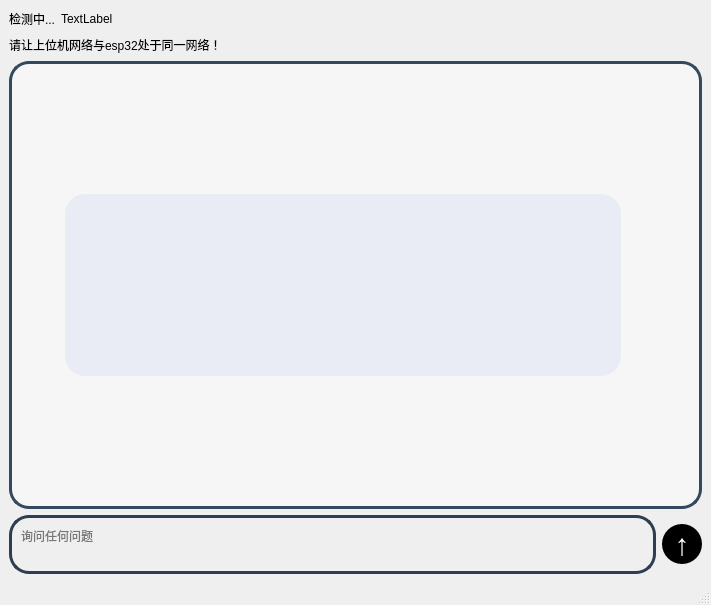
<?xml version="1.0" encoding="UTF-8"?>
<ui version="4.0">
 <class>MainWindow</class>
 <widget class="QMainWindow" name="MainWindow">
  <property name="geometry">
   <rect>
    <x>0</x>
    <y>0</y>
    <width>711</width>
    <height>605</height>
   </rect>
  </property>
  <property name="windowTitle">
   <string>MainWindow</string>
  </property>
  <widget class="QWidget" name="centralwidget">
   <layout class="QGridLayout" name="gridLayout">
    <item row="0" column="0">
     <layout class="QHBoxLayout" name="horizontalLayout_4">
      <item>
       <layout class="QHBoxLayout" name="horizontalLayout_3">
        <item>
         <widget class="QLabel" name="wifi_status">
          <property name="text">
           <string>检测中...</string>
          </property>
         </widget>
        </item>
        <item>
         <widget class="QLabel" name="label_wifi_symbol">
          <property name="text">
           <string>TextLabel</string>
          </property>
         </widget>
        </item>
       </layout>
      </item>
      <item>
       <spacer name="horizontalSpacer_2">
        <property name="orientation">
         <enum>Qt::Horizontal</enum>
        </property>
        <property name="sizeHint" stdset="0">
         <size>
          <width>438</width>
          <height>20</height>
         </size>
        </property>
       </spacer>
      </item>
     </layout>
    </item>
    <item row="1" column="0">
     <layout class="QHBoxLayout" name="horizontalLayout_5">
      <item>
       <widget class="QLabel" name="label_2">
        <property name="text">
         <string>请让上位机网络与esp32处于同一网络！</string>
        </property>
       </widget>
      </item>
      <item>
       <spacer name="horizontalSpacer">
        <property name="orientation">
         <enum>Qt::Horizontal</enum>
        </property>
        <property name="sizeHint" stdset="0">
         <size>
          <width>338</width>
          <height>20</height>
         </size>
        </property>
       </spacer>
      </item>
     </layout>
    </item>
    <item row="2" column="0">
     <widget class="QFrame" name="frame">
      <property name="styleSheet">
       <string notr="true">background-color: rgb(246, 246, 246);
border-radius:20px;
border:3px solid #34495e;
</string>
      </property>
      <property name="frameShape">
       <enum>QFrame::StyledPanel</enum>
      </property>
      <property name="frameShadow">
       <enum>QFrame::Raised</enum>
      </property>
      <layout class="QVBoxLayout" name="verticalLayout_2">
       <item>
        <widget class="QScrollArea" name="chat_scrollArea">
         <property name="styleSheet">
          <string notr="true">border:initial;
border: 0px solid;</string>
         </property>
         <property name="widgetResizable">
          <bool>true</bool>
         </property>
         <widget class="QWidget" name="scrollAreaWidgetContents">
          <property name="geometry">
           <rect>
            <x>0</x>
            <y>0</y>
            <width>661</width>
            <height>222</height>
           </rect>
          </property>
          <layout class="QVBoxLayout" name="verticalLayout">
           <item>
            <widget class="QWidget" name="widget" native="true">
             <property name="minimumSize">
              <size>
               <width>600</width>
               <height>200</height>
              </size>
             </property>
             <property name="maximumSize">
              <size>
               <width>600</width>
               <height>200</height>
              </size>
             </property>
             <layout class="QVBoxLayout" name="verticalLayout_5">
              <item>
               <layout class="QHBoxLayout" name="horizontalLayout_2">
                <item>
                 <layout class="QVBoxLayout" name="verticalLayout_4">
                  <item>
                   <widget class="QLabel" name="label_img">
                    <property name="maximumSize">
                     <size>
                      <width>50</width>
                      <height>50</height>
                     </size>
                    </property>
                    <property name="text">
                     <string/>
                    </property>
                    <property name="pixmap">
                     <pixmap>1.jpg</pixmap>
                    </property>
                    <property name="scaledContents">
                     <bool>true</bool>
                    </property>
                   </widget>
                  </item>
                  <item>
                   <spacer name="verticalSpacer">
                    <property name="orientation">
                     <enum>Qt::Vertical</enum>
                    </property>
                    <property name="sizeType">
                     <enum>QSizePolicy::Preferred</enum>
                    </property>
                    <property name="sizeHint" stdset="0">
                     <size>
                      <width>20</width>
                      <height>40</height>
                     </size>
                    </property>
                   </spacer>
                  </item>
                 </layout>
                </item>
                <item>
                 <widget class="QTextBrowser" name="textBrowser">
                  <property name="styleSheet">
                   <string notr="true">background-color: rgba(71,121,214,20);</string>
                  </property>
                 </widget>
                </item>
               </layout>
              </item>
             </layout>
            </widget>
           </item>
          </layout>
         </widget>
        </widget>
       </item>
      </layout>
     </widget>
    </item>
    <item row="3" column="0">
     <layout class="QHBoxLayout" name="horizontalLayout" stretch="5,1">
      <item>
       <widget class="QPlainTextEdit" name="plainTextEdit">
        <property name="maximumSize">
         <size>
          <width>16777215</width>
          <height>59</height>
         </size>
        </property>
        <property name="styleSheet">
         <string notr="true">QPlainTextEdit{
	border-radius:20px;
	border:3px solid #2c3e50;
	background-color: transparent;
	font: 12pt &quot;微软雅黑&quot;;
	padding:5px;
}</string>
        </property>
        <property name="placeholderText">
         <string>询问任何问题</string>
        </property>
       </widget>
      </item>
      <item>
       <widget class="QPushButton" name="Confirmation_button">
        <property name="styleSheet">
         <string notr="true">QPushButton {
    background-color: black;
    color: white;
    font-weight: bold;      /* 字体加粗 */
    font-size: 30px;        /* 字体大小 (可以修改这里来调整大小) */
    min-width: 40px;
    min-height: 40px;
    max-width: 40px;
    max-height: 40px;
    border-radius: 20px;    /* 圆形按钮 */
    border: none;
}
QPushButton:hover {
    background-color: #333333;
}
QPushButton:pressed {
    background-color: #222222;
}
QPushButton:disabled {
    background-color: #cccccc;
    color: #666666;
}</string>
        </property>
        <property name="text">
         <string>↑</string>
        </property>
       </widget>
      </item>
     </layout>
    </item>
   </layout>
  </widget>
  <widget class="QMenuBar" name="menubar">
   <property name="geometry">
    <rect>
     <x>0</x>
     <y>0</y>
     <width>711</width>
     <height>26</height>
    </rect>
   </property>
  </widget>
  <widget class="QStatusBar" name="statusbar"/>
 </widget>
 <resources/>
 <connections/>
</ui>
